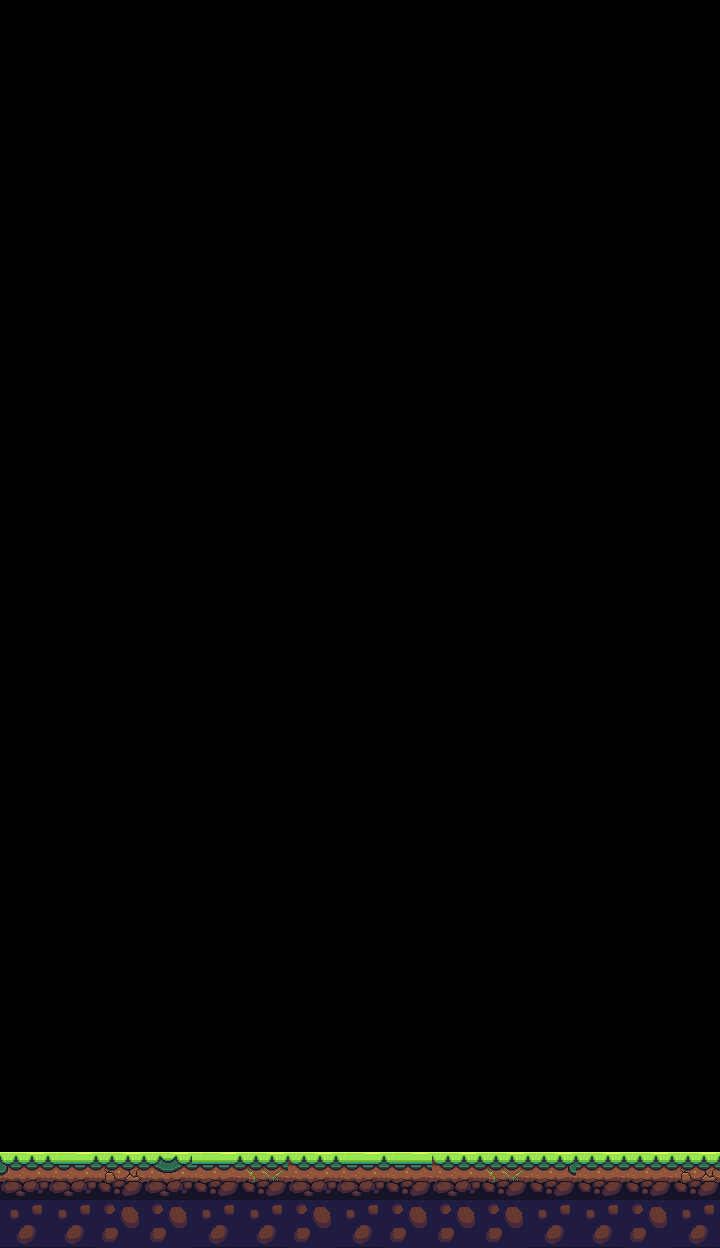

This game map was drawn from its Tiled (.tmx) file and the tilesets committed beside it. A one-line description and the full map source follow:
An orthogonal 15x26 tile map with 48x48 px tiles, 2 tile layers (earth_floor, ground_floor).

<map version="1.4" tiledversion="1.4.3" orientation="orthogonal" renderorder="right-down" width="15" height="26" tilewidth="48" tileheight="48" infinite="0" nextlayerid="3" nextobjectid="1">
 <tileset firstgid="1" source="Nature_environment_tiles.tsx" />
 <layer id="2" name="earth_floor" width="15" height="26">
  <data encoding="csv">
0,0,0,0,0,0,0,0,0,0,0,0,0,0,0,
0,0,0,0,0,0,0,0,0,0,0,0,0,0,0,
0,0,0,0,0,0,0,0,0,0,0,0,0,0,0,
0,0,0,0,0,0,0,0,0,0,0,0,0,0,0,
0,0,0,0,0,0,0,0,0,0,0,0,0,0,0,
0,0,0,0,0,0,0,0,0,0,0,0,0,0,0,
0,0,0,0,0,0,0,0,0,0,0,0,0,0,0,
0,0,0,0,0,0,0,0,0,0,0,0,0,0,0,
0,0,0,0,0,0,0,0,0,0,0,0,0,0,0,
0,0,0,0,0,0,0,0,0,0,0,0,0,0,0,
0,0,0,0,0,0,0,0,0,0,0,0,0,0,0,
0,0,0,0,0,0,0,0,0,0,0,0,0,0,0,
0,0,0,0,0,0,0,0,0,0,0,0,0,0,0,
0,0,0,0,0,0,0,0,0,0,0,0,0,0,0,
0,0,0,0,0,0,0,0,0,0,0,0,0,0,0,
0,0,0,0,0,0,0,0,0,0,0,0,0,0,0,
0,0,0,0,0,0,0,0,0,0,0,0,0,0,0,
0,0,0,0,0,0,0,0,0,0,0,0,0,0,0,
0,0,0,0,0,0,0,0,0,0,0,0,0,0,0,
0,0,0,0,0,0,0,0,0,0,0,0,0,0,0,
0,0,0,0,0,0,0,0,0,0,0,0,0,0,0,
0,0,0,0,0,0,0,0,0,0,0,0,0,0,0,
0,0,0,0,0,0,0,0,0,0,0,0,0,0,0,
0,0,0,0,0,0,0,0,0,0,0,0,0,0,0,
0,0,0,0,0,0,0,0,0,0,0,0,0,0,0,
76,76,52,52,76,76,52,76,52,52,52,76,76,52,76
</data>
 </layer>
 <layer id="1" name="ground_floor" width="15" height="26">
  <data encoding="csv">
0,0,0,0,0,0,0,0,0,0,0,0,0,0,0,
0,0,0,0,0,0,0,0,0,0,0,0,0,0,0,
0,0,0,0,0,0,0,0,0,0,0,0,0,0,0,
0,0,0,0,0,0,0,0,0,0,0,0,0,0,0,
0,0,0,0,0,0,0,0,0,0,0,0,0,0,0,
0,0,0,0,0,0,0,0,0,0,0,0,0,0,0,
0,0,0,0,0,0,0,0,0,0,0,0,0,0,0,
0,0,0,0,0,0,0,0,0,0,0,0,0,0,0,
0,0,0,0,0,0,0,0,0,0,0,0,0,0,0,
0,0,0,0,0,0,0,0,0,0,0,0,0,0,0,
0,0,0,0,0,0,0,0,0,0,0,0,0,0,0,
0,0,0,0,0,0,0,0,0,0,0,0,0,0,0,
0,0,0,0,0,0,0,0,0,0,0,0,0,0,0,
0,0,0,0,0,0,0,0,0,0,0,0,0,0,0,
0,0,0,0,0,0,0,0,0,0,0,0,0,0,0,
0,0,0,0,0,0,0,0,0,0,0,0,0,0,0,
0,0,0,0,0,0,0,0,0,0,0,0,0,0,0,
0,0,0,0,0,0,0,0,0,0,0,0,0,0,0,
0,0,0,0,0,0,0,0,0,0,0,0,0,0,0,
0,0,0,0,0,0,0,0,0,0,0,0,0,0,0,
0,0,0,0,0,0,0,0,0,0,0,0,0,0,0,
0,0,0,0,0,0,0,0,0,0,0,0,0,0,0,
0,0,0,0,0,0,0,0,0,0,0,0,0,0,0,
0,0,0,0,0,0,0,0,0,0,0,0,0,0,0,
22,28,47,48,49,45,27,28,29,27,45,23,46,46,47,
0,0,0,0,0,0,0,0,0,0,0,0,0,0,0
</data>
 </layer>
</map>
